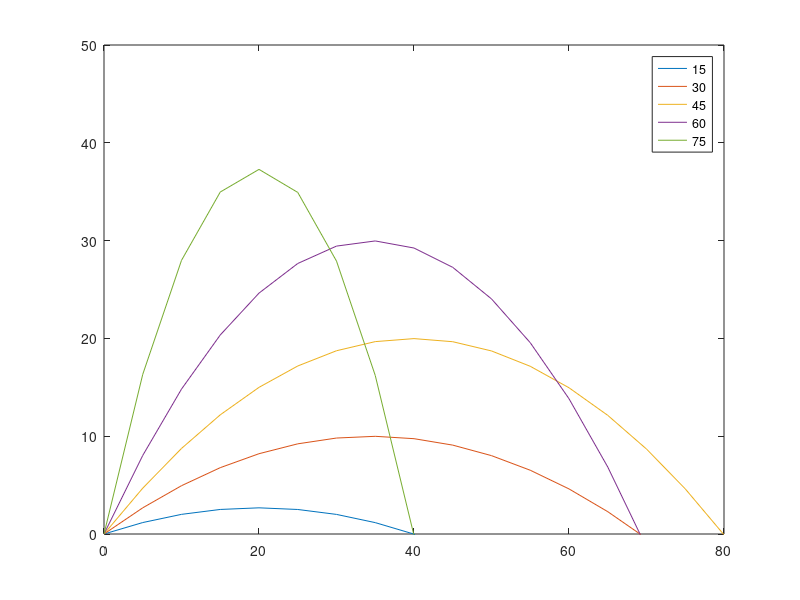

Reproduce this figure in MATLAB.
g=9.81; v0=28; y0=0; 
theta=15:15:75;
x=0:5:80;
y=zeros(length(theta),length(x));
i=1;
for theta=15:15:75
       y(i,:)=tand(theta)*x-g/2/v0^2/(cosd(theta))^2*x.^2+y0;
       i=i+1;
   end
plot(x,y)
legend('15','30','45','60','75')
axis([0 80 0 50])
